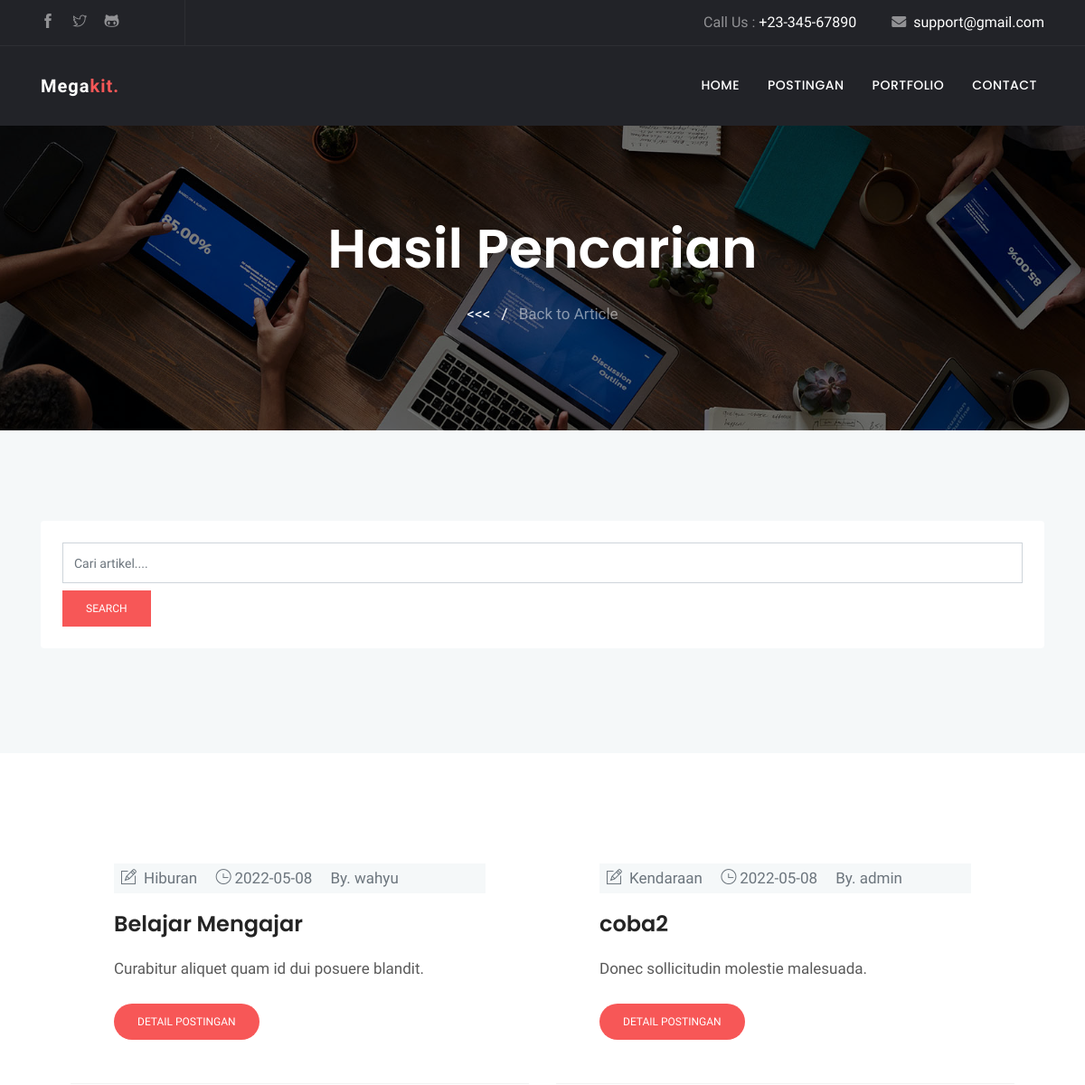
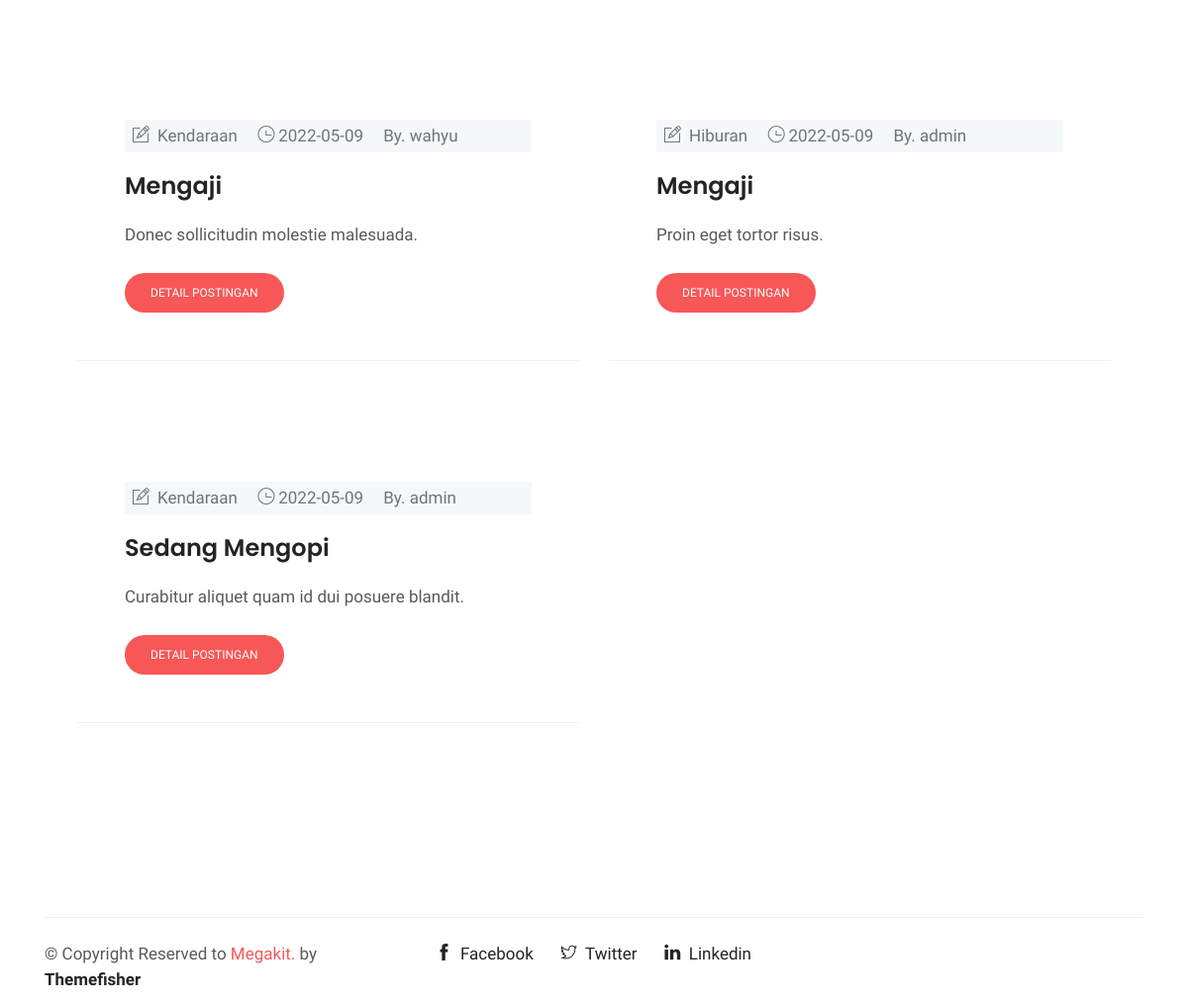
The page /pencarian.php on the database its author committed (2 pictures, top to bottom).
### tables this page shows
CREATE TABLE `posts` (
  `id_posts` int(11) NOT NULL,
  `id_kategori` int(11) NOT NULL,
  `id_admin` int(11) NOT NULL,
  `judul` varchar(200) NOT NULL,
  `prolog` varchar(200) NOT NULL,
  `deskripsi` text NOT NULL,
  `foto` varchar(255) NOT NULL,
  `tanggal` date NOT NULL
);

CREATE TABLE `kategori` (
  `id_kategori` int(11) NOT NULL,
  `nama_kategori` varchar(200) NOT NULL
);

### pencarian.php (the view, shortened to what this page needs)
<?php include('include/header.php') ?>
<?php
$conn = new mysqli("localhost", "root", "", "coba-cms");
$keyword = $_GET["keyword"];
$result = $conn->query("SELECT * FROM posts JOIN kategori ON posts.id_kategori = kategori.id_kategori JOIN admin ON posts.id_admin = admin.id_admin WHERE judul LIKE '%$keyword%' OR deskripsi LIKE '%$keyword%'");
?>
<div class="main-wrapper ">
    <section class="page-title bg-1">
        <div class="container">
            <div class="row">
                <div class="col-md-12">
                    <div class="block text-center">
                        <h1 class="text-capitalize mb-4 text-lg">Hasil Pencarian <?= $keyword; ?></h1>
                        <ul class="list-inline">
                            <li class="list-inline-item"><a href="index.php" class="text-white">
                                    <<< </a>
                            </li>
                            <li class="list-inline-item"><span class="text-white">/</span></li>
                            <li class="list-inline-item"><a href="index.php" class="text-white-50">Back to Article</a>
                            </li>
                        </ul>
                    </div>
                </div>
            </div>
        </div>
    </section>
    <section class="section blog-wrap bg-gray">
        <div class="container">
            <div class="row">
                <div class="col-lg">
                    <div class="sidebar-wrap">
                        <div class="sidebar-widget search card p-4 mb-3 border-0">
                            <form action="./pencarian.php" method="GET" autocomplete="off">
                                <input type="text" class="form-control" placeholder="Cari artikel...." name="keyword">
                                <button type="submit" class="btn btn-mian btn-small d-block mt-2">Search</button>
                            </form>
                        </div>
                    </div>
                </div>
            </div>
        </div>
</div>
<div class="container p-5">
    <div class="row">
        <?php foreach ($result as $row) : ?>
        <div class="col-lg-6 col-md-6 mb-5">
            <div class="blog-item">
                <div class="blog-item-content bg-white p-5">
                    <div class="blog-item-meta bg-gray py-1 px-2">
                        <span class="text-muted text-capitalize mr-3"><i
                                class="ti-pencil-alt mr-2"></i><?= $row["nama_kategori"] ?></span>
                        <span class="text-muted text-capitalize mr-3"><i
                                class="ti-time mr-1"></i><?= $row["tanggal"] ?></span>
                        <span class="text-muted">By. <?= $row["username"]; ?></span>
                    </div>
                    <h3 class="mt-3 mb-3"><a href=""><?= $row["judul"] ?></a></h3>
                    <p class="mb-4"><?= $row["prolog"] ?></p>
                    <a href="detail.php?id=<?= $row["id_posts"] ?>" class="btn btn-small btn-main btn-round-full">Detail
                        Postingan</a>
                </div>
            </div>
        </div>
        <?php endforeach; ?>
    </div>
</div>
<?php include('include/footer.php') ?>

### assets/css/style.css (style rules this page uses)
html { overflow-x: hidden; }
body { line-height: 1.5; font-family: "Hind", serif; -webkit-font-smoothing: antialiased; font-size: 17px; color: rgba(0, 0, 0, 0.65); }
h1, .h1, h2, .h2, h3, .h3, h4, .h4, h5, .h5, h6, .h6 { font-family: "Poppins", sans-serif; font-weight: 600; color: #242424; }
h1, .h1 { font-size: 2.5rem; }
h3, .h3 { font-size: 1.5rem; }
p { line-height: 30px; }
input[type="email"], input[type="password"], input[type="text"], input[type="tel"] { box-shadow: none; height: 45px; outline: none; font-size: 14px; }
.form-control { box-shadow: none; border-radius: 0; }
.btn { display: inline-block; font-size: 14px; font-size: 0.8125rem; font-weight: 400; padding: 1rem 2.5rem; text-transform: uppercase; border-radius: 0; transition: all 0.2s ease; }
.btn-main, .btn-transparent, .btn-small { background: #f75757; color: #fff; transition: all 0.2s ease; }
.btn-small { padding: 10px 25px; font-size: 12px; }
.btn-round-full { border-radius: 50px; }
.bg-gray { background: #f5f8f9; }
.section { padding: 100px 0; }
.overly, .page-title, .slider, .cta, .hero-img { position: relative; }
.overly:before, .page-title:before, .slider:before, .cta:before, .hero-img:before { content: ""; position: absolute; left: 0; top: 0; bottom: 0; right: 0; width: 100%; height: 100%; opacity: 0.5; background: #000; }
.text-lg { font-size: 3.75rem; }
a { color: #242424; text-decoration: none; }
.page-title { padding: 100px 0; }
.page-title .block h1 { color: #fff; }
.bg-1 { background: url("../images/bg/home-2.jpg") no-repeat 50% 50%; background-size: cover; }
.blog-item-content h3 { line-height: 36px; }
.blog-item-content h3 a { transition: all .4s ease 0s; }
.blog-item { border-bottom: 1px solid rgba(0, 0, 0, 0.05); }

### rows shown on the page
posts: id_kategori.nama_kategori "Hiburan", tanggal "2022-05-08", id_admin.username "wahyu", judul "Belajar Mengajar", prolog "Curabitur aliquet quam id dui posuere blandit."
posts: id_kategori.nama_kategori "Kendaraan", tanggal "2022-05-08", id_admin.username "admin", judul "coba2", prolog "Donec sollicitudin molestie malesuada."
posts: id_kategori.nama_kategori "Kendaraan", tanggal "2022-05-09", id_admin.username "wahyu", judul "Mengaji", prolog "Donec sollicitudin molestie malesuada."
posts: id_kategori.nama_kategori "Hiburan", tanggal "2022-05-09", id_admin.username "admin", judul "Mengaji", prolog "Proin eget tortor risus."
posts: id_kategori.nama_kategori "Kendaraan", tanggal "2022-05-09", id_admin.username "admin", judul "Sedang Mengopi", prolog "Curabitur aliquet quam id dui posuere blandit."
